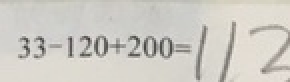
#> input picture 0.jpg, 145 x 41 px, given in place of lADPDgQ9qWTH5RXNC7jND6A_4000_3000.jpg, which was not available (shown 2 times larger)
$ python dataset_prepross.py   (older library calls are emulated)
#> lines starting #> are read from the running program, lines starting #| are printed output that depends on the picture; after the words box and inside, x2 and y2 are one past the last pixel; in counts of white or black regions, pixels touching at a corner belong together; pictures that were not available may be replaced by others from this repository, and a replacement may not be noted
#> further down, img is the input picture: shape (41, 145, 3); mean B, G, R 196.4, 203.4, 206
from glob import glob
import os
import config
import numpy as np
import tensorflow as tf
import cv2
from tqdm import tqdm
import cutdata
path = '/home/wzh/prepocess1'
if not os.path.exists(path):
    os.mkdir(path)

# [48 lines left out: functions enhance, preprocess, not called in this run]


def img_normal(img,img_path):

#> called with img_path = 'lADPDgQ9qWTH5RXNC7jND6A_4000_3000.jpg'
    img = cv2.cvtColor(img, cv2.COLOR_BGR2GRAY)
#> img: shape (41, 145)
    img = cv2.blur(img,(3,3))
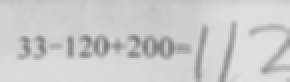
#> img: shape (41, 145) (shown 2 times larger); min 125, max 224, mean 203.4

    canny = cv2.Canny(img,25,50,apertureSize=3)
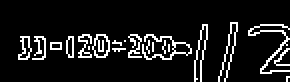
#> canny: shape (41, 145) (shown 2 times larger); 10.1% white in thin lines or dots, all inside (x1, y1, x2, y2) = (9, 11, 145, 41)

    # canny = cv2.blur(canny, (3, 3))

    gradX = cv2.Sobel(img, ddepth=cv2.CV_32F, dx=1, dy=0, ksize=3)              #水平方向sobel算子
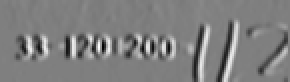
#> gradX: shape (41, 145) float32 (shown 2 times larger); min -282, max 282, mean -0.4; drawn with min black and max white
    gradY = cv2.Sobel(img, ddepth=cv2.CV_32F, dx=0, dy=1, ksize=3)              #垂直方向sobel算子
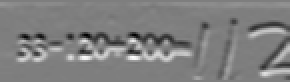
#> gradY: shape (41, 145) float32 (shown 2 times larger); min -243, max 248, mean 2.4; drawn with min black and max white

    # subtract the y-gradient from the x-gradient
    gradient = cv2.add(np.abs(gradX), np.abs(gradY))                                 #平滑
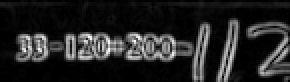
#> gradient: shape (41, 145) float32 (shown 2 times larger); min 0, max 364, mean 51.6; drawn with min black and max white
    (_, thresh) = cv2.threshold(gradient, 40, 255, cv2.THRESH_BINARY)
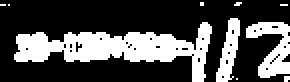
#> thresh: shape (41, 145) float32 (shown 2 times larger); 30.1% white; 10 white regions (7 under 20 px), largest, box (x1, y1, x2, y2) and area: (7, 11, 106, 41) 1230, (123, 11, 145, 39) 324, (108, 9, 120, 41) 207
    # thresh = 255-thresh

    # cv2.imwrite(img_path.replace('.', '_1.'), thresh)
    # cv2.imwrite(img_path.replace('.', '_2.'), canny)

    return thresh,canny

# [88 lines left out: functions write_img, hough, print_line, texiao, dection_circles, draw_lines, not called in this run]


def draw_lines2(lines,img):
    for line in lines:
        rho, theta = line[0]
        a = np.cos(theta)
        b = np.sin(theta)
        x0 = a * rho
        y0 = b * rho
        x1 = int(x0 + 1000 * (-b))
        y1 = int(y0 + 1000 * (a))
        x2 = int(x0 - 1000 * (-b))
        y2 = int(y0 - 1000 * (a))

        cv2.line(img, (x1, y1), (x2, y2), (0, 0, 255))


path = 'lADPDgQ9qWTH5RXNC7jND6A_4000_3000.jpg'
img = cv2.imread(path)
img1, img2 = img_normal(img.copy(), path)


# cv2.imwrite(path.replace('.', '_1.'), img1)
# cv2.imwrite(path.replace('.', '_3.'), img2)

img1 = np.asarray(img1,np.uint8)
img2 = np.asarray(img2,np.uint8)

# [5 lines of commented-out code are left out]


lines1 = cv2.HoughLines(img1, 0.8, np.pi / 180, 500)
#> lines1 = None

lines2 = cv2.HoughLines(img1, 0.8, np.pi / 180, 500)
#> lines2 = None

img1 = img.copy()
img2 = img.copy()
#> (the run stopped early here; a loop or call above may not have finished)
